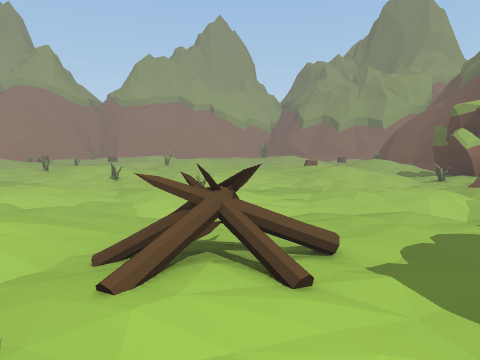
[1] (above)

14 first-person views from a walk through a Unity game level. The camera is 1.5 m above the floor, tilts 6° down and sees 70° across. The floor is counted in squares, 2 m on a side. Each view is taken from the middle of a square. On the plan, view 1 faces up. The plan holds only what a view shows up to about 11 squares ahead; the rest is blank. The place goes on beyond the plan. The player character is not drawn. Some animated figures are not drawn.

[2]
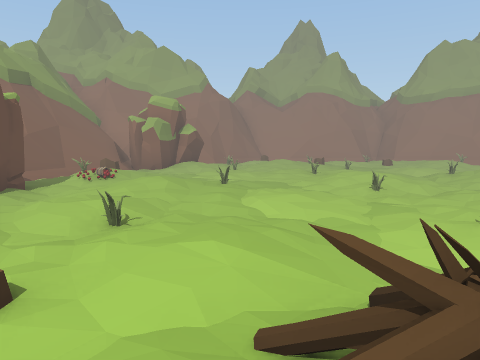

[3]
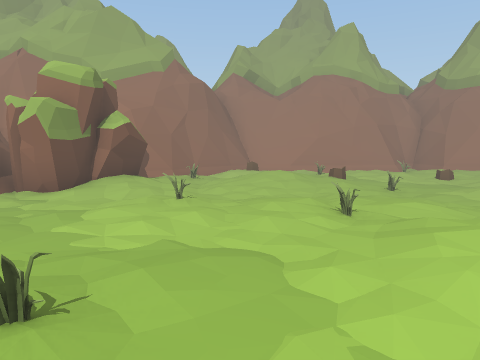

[4]
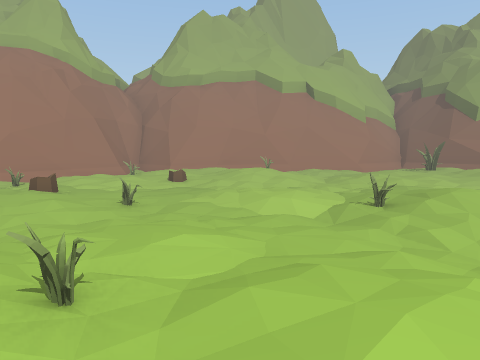

[5]
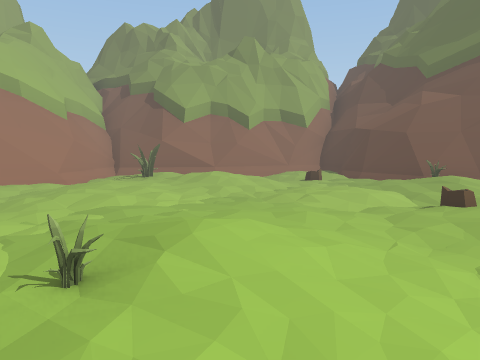

[6]
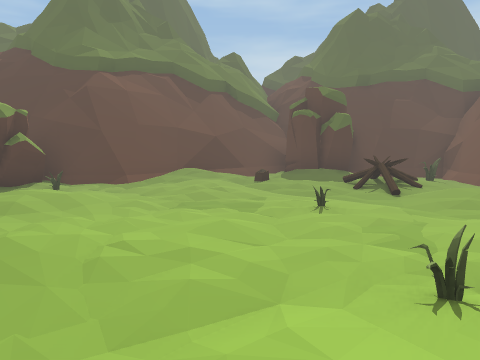

[7]
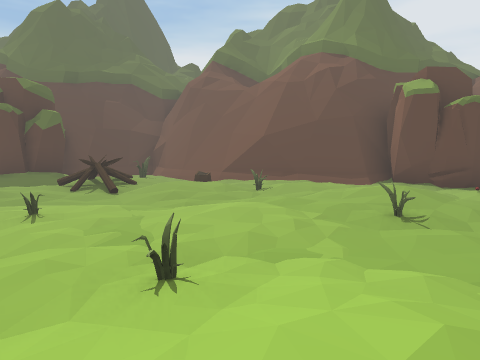

[8]
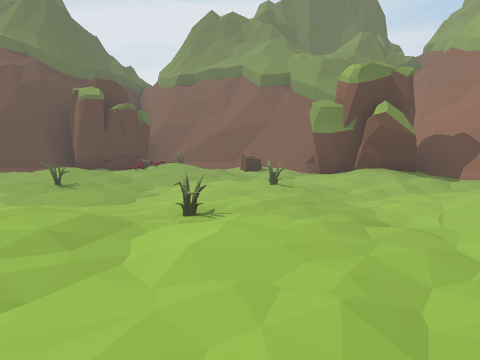

[9]
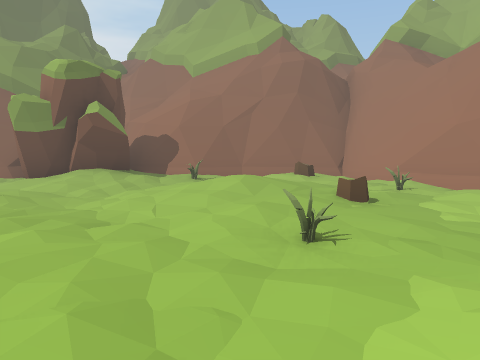

[10]
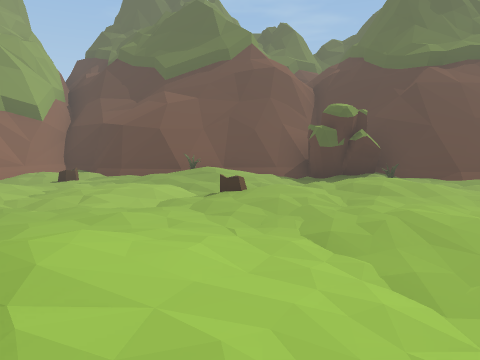

[11]
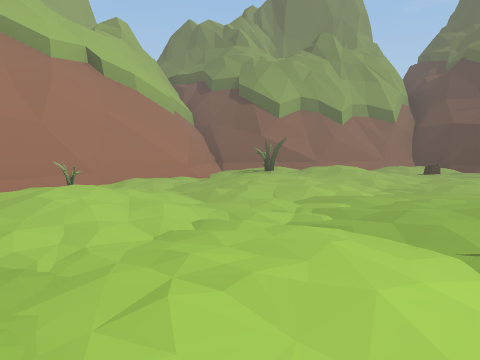

[12]
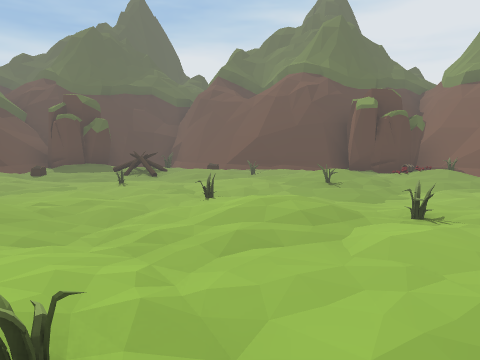

[13]
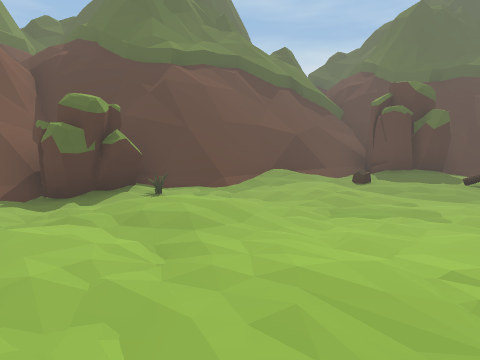

[14]
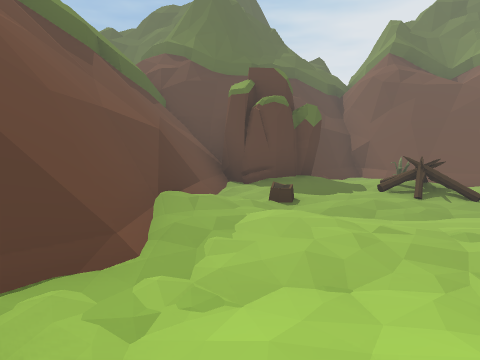

### Floor plan
Key: @ floor where view 1 was taken; # wall or solid block; . main floor; : floor 0.25 m higher than the main floor; - floor 0.25 m lower than the main floor; + floor 0.5 m higher than the main floor; * floor 0.75 m higher than the main floor; / step, stairs or slope; = window, fence, low wall or low ledge; ^ raised ledge; S stump; O other object.
Columns run from 13 left of view 1 to 7 right of it. Each row starts with its distance up from view 1.
 20                #
 19               ##^
 18      #########^^^^
 17      #######=/:/=#^
 16     ##.:::O..:O:/=##
 15    ##/O:.+:.:::+:./##
 14  ###..:.S...::.:.S:#
 13  ##..O............##
 12   #S.:S.O::::..:.:##
 11   #.:+:....O+:...O##
 10   #O.:..:..::..S.::#
  9  ##:.-.:O::....:...#
  8  #OO:.O.::+..::+:.O#
  7 #^OO..:...O....::OO#
  6   #............../##
  5   ##S:::O::.O..:.##
  4   ##.O*O+:....-.:##
  3    #/...::O:...S.#
  2    ##OO....:.O.:.#
  1     # O###/S.::OO#
  0          ###O@/OO#
 -1           ###/####
 -2             ###

Where each view was taken, in squares from view 1:
view 1: 0 up, 0 right, facing up
view 2: 1 up, 0 right, facing up-left
view 3: 5 up, 3 left, facing up-left
view 4: 7 up, 4 left, facing up
view 5: 9 up, 3 left, facing up-right
view 6: 9 up, 3 left, facing down-right
view 7: 9 up, 3 left, facing down
view 8: 11 up, 3 left, facing down-left
view 9: 11 up, 3 left, facing left
view 10: 10 up, 3 left, facing right
view 11: 11 up, 5 left, facing up-right
view 12: 12 up, 3 left, facing down
view 13: 10 up, 1 left, facing down-right
view 14: 8 up, 3 right, facing down
